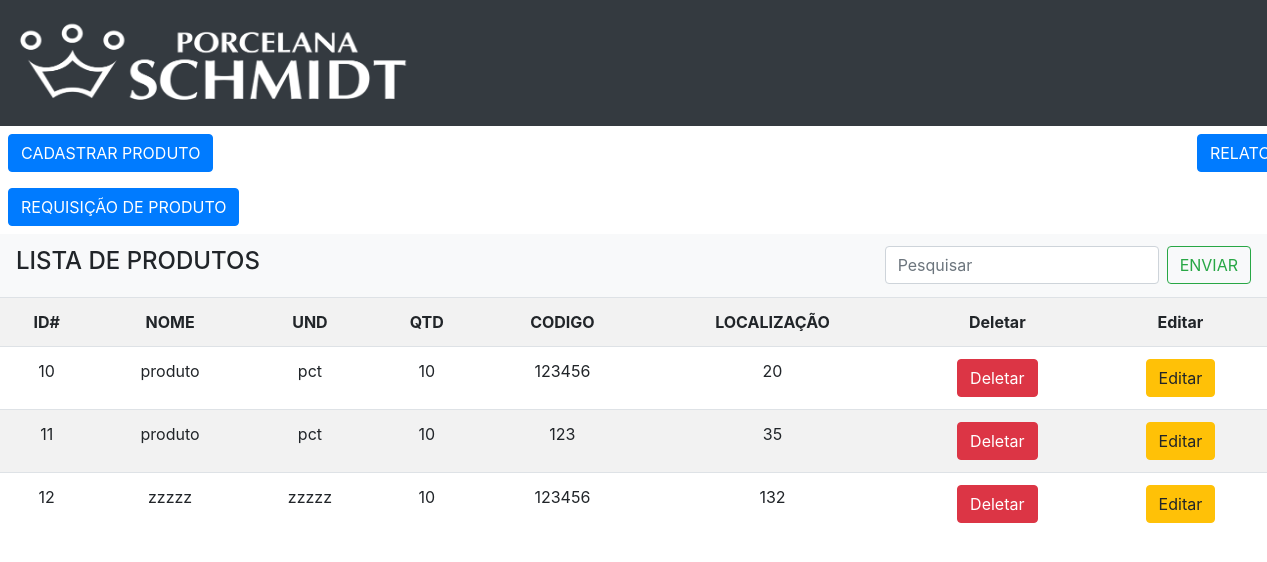
Screenshot of /Estoque/sistema/index.php with the database file from the repository.
### tables this page shows
CREATE TABLE `produtos_tb` (
  `id_produto` int(11) NOT NULL,
  `nome_produto` varchar(100) NOT NULL,
  `und_produto` varchar(5) NOT NULL,
  `qtd_produto` int(11) NOT NULL,
  `codigo_produto` int(11) NOT NULL,
  `localizacao` int(11) NOT NULL
);

### Estoque/database/produtos.dao.php (the view, shortened to what this page needs)
<?php
function buscar_produtos()
{
    $conn = conectar();
    $sql = "SELECT * FROM produtos_tb";
    $result = mysqli_query($conn, $sql);
    if (mysqli_affected_rows($conn) > 0) {
        return $result;
    }
    return null;
}
function exibir_produtos()
{
    $result = buscar_produtos();
    if ($result == null) {
        $retorno = '<h3>Não há produtos cadastrados</h3>';
    } else {
        $retorno = '<table class="table table-striped text-center">';
        $retorno .= '<tr>';
        $retorno .= '<th scope="col">ID#</th>';
        $retorno .= '<th scope="col">NOME</th>';
        $retorno .= '<th scope="col">UND</th>';
        $retorno .= '<th scope="col">QTD</th>';
        $retorno .= '<th scope="col">CODIGO</th>';
        $retorno .= '<th scope="col">LOCALIZAÇÃO</th>';
        $retorno .= '<th scope="col">Deletar</th>';
        $retorno .= '<th scope="col">Editar</th>';
        $retorno .= '</tr>';
        while ($produto = mysqli_fetch_assoc($result)) {
            $retorno .= '<tr>';
            $retorno .= "<td>" . $produto['id_produto'] . "</td>";
            $retorno .= "<td>" . $produto['nome_produto'] . "</td>";
            $retorno .= "<td>" . $produto['und_produto'] . "</td>";
            $retorno .= "<td>" . $produto['qtd_produto'] . "</td>";
            $retorno .= "<td>" . $produto['codigo_produto'] . "</td>";
            $retorno .= "<td>" . $produto['localizacao'] . "</td>";
            $retorno .= "<td>" . link_deletar($produto['id_produto']) . "</td>";
            $retorno .= "<td>" . link_editar($produto['id_produto']) . "</td>";
            $retorno .= '</tr>';
        }
        $retorno .= '</table>';
    }
    return $retorno;
}
function link_deletar($id_produto)
{
    $link = '<a href="deletar.php?id_produto=' . $id_produto . '"
    onclick="return confirm(\'Tem certeza que deseja excluir este produto?\')" class="btn btn-danger">Deletar</a>';
    return $link;
}
function link_editar($id_produto)
{
    $link = '<a href="editar.php?id_produto=' . $id_produto . '" class="btn btn-warning">Editar</a>';
    return $link;
}
?>

### Estoque/sistema/index.php (shortened to what this page needs)
<?php
include_once('../database/produtos.dao.php');
?>
<!DOCTYPE html>
<html lang="en">
<head>
    <link rel="stylesheet" href="../css/bootstrap.min.css">
</head>
<body>
    <header>
        <nav class="navbar navbar-dark bg-dark">
            <a class="navbar-brand" href="logout.php">
                <img src="../img/logo.png" width="400" height="100" alt="">
            </a>
        </nav>
    </header>
    <section>
        <div class="row">
            <div class="col-3 text-left">
                <a class="btn btn-primary m-2" data-toggle="collapse" href="#collapseExample" role="button"
                    aria-expanded="false" aria-controls="collapseExample">
                    CADASTRAR PRODUTO
                </a>
                <a class="btn btn-primary m-2" href="RequisicaoProd.php" role="button">REQUISIÇÃO DE PRODUTO</a>
            </div>
            <span class="col-8"></span>
            <div class="col-1 text-rigth">
            <a class="btn btn-primary m-2" href="gerar_planilha.php" role="button">RELATORIO</a>
            </div>
        </div>
        <nav class="navbar navbar-light bg-light">
            <a class="navbar-brand">
                <h4>LISTA DE PRODUTOS</h4>
            </a>
            <form class="form-inline"method="post" action="pesquisar.php">
                <input class="form-control mr-sm-2" type="text" name="pesquisar" placeholder="Pesquisar" aria-label="Pesquisar">
                <input type="submit" value="ENVIAR" class="btn btn-outline-success my-2 my-sm-0">
            </form>
        </nav>
        <?php
        echo exibir_produtos();
        ?>
    </section>
</body>
</html>

### rows the page displays
produtos_tb: id_produto "10", nome_produto "produto", und_produto "pct", qtd_produto "10", codigo_produto "123456", localizacao "20"
produtos_tb: id_produto "11", nome_produto "produto", und_produto "pct", qtd_produto "10", codigo_produto "123", localizacao "35"
produtos_tb: id_produto "12", nome_produto "zzzzz", und_produto "zzzzz", qtd_produto "10", codigo_produto "123456", localizacao "132"
